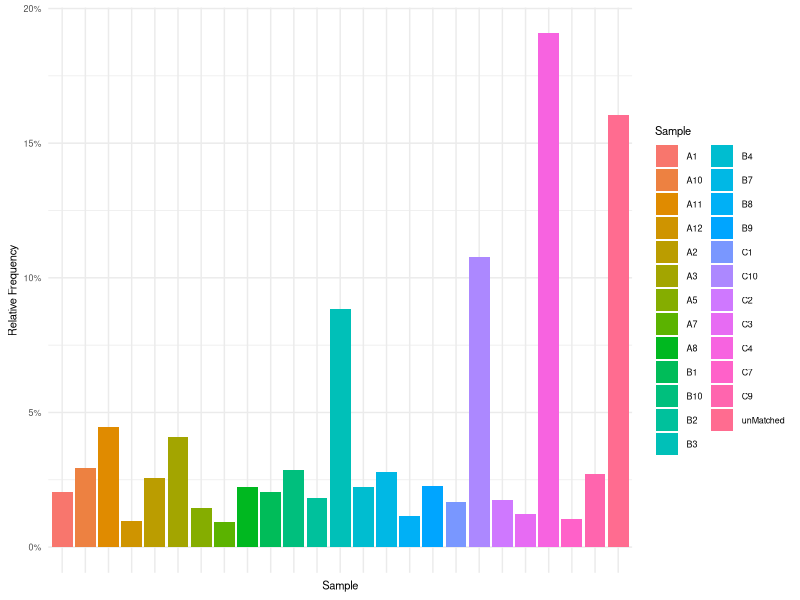

R code for this plot:
## ---- chunk 1
library(tidyverse)
## ---- chunk 2
samples <- read_csv("samplePerc.csv") %>%
  filter(Reads < 2905973880) %>%
  mutate(Freq = Reads / sum(Reads))


ggplot(samples, aes(x=Sample, y=Freq, fill=Sample)) +
  geom_bar(stat="identity")+theme_minimal() +
  ylab("Relative Frequency") +
  theme(axis.text.x=element_blank(),
  text = element_text(size=8)) +
  scale_y_continuous(labels = scales::percent)

